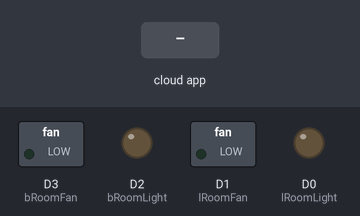
The sketch below on a simulated ESP8266 (NodeMCU). On the bench: switched loads named in the sketch (green lamp = pin HIGH), output pins drawn as LEDs (lit = HIGH). Inputs (shaded band) come from the test bench. WiFi joins after 1.5 s; servers stay silent unless stated; the Firebase database answers and starts empty; what the sketch prints to the serial monitor is not drawn.

Above: at 2.7 s.
2.8 s: the phone or cloud app sets light to 1
At 4.2 s:
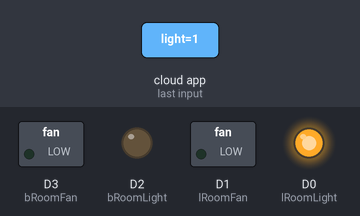
4.5 s: the phone or cloud app sets fan to 1
At 5.8 s:
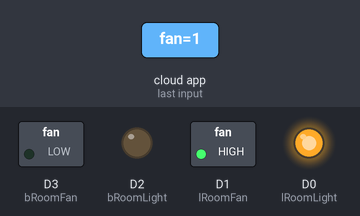
7.0 s: the phone or cloud app sets light to 0
At 8.7 s:
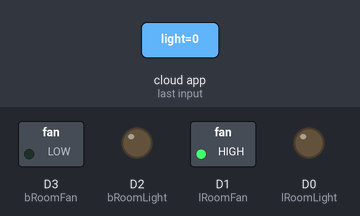
9.1 s: the phone or cloud app sets fan to 1
At 10.1 s:
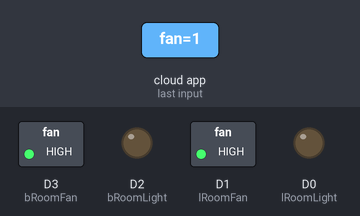
10.9 s: the phone or cloud app sets fan to 0
At 12.4 s:
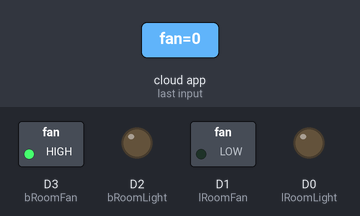
12.7 s: the phone or cloud app sets light to 1
At 14.1 s:
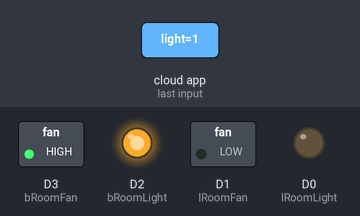
Timing chart, 0 to 15.7 s (numbered marks = the images above; inputs shaded):
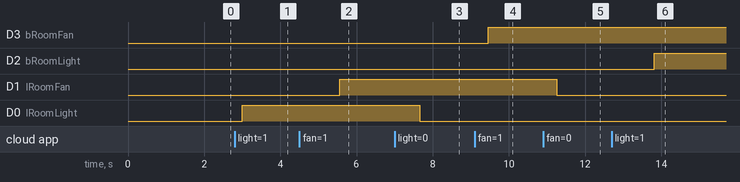

The sketch:

Automation.ino
```cpp
#include <SPI.h>
#include <ESP8266WiFi.h>
#include <FirebaseArduino.h>
#define FIREBASE_HOST "auto-d6b09.firebaseio.com"
#define FIREBASE_AUTH "RClSp44jfCoqnFyludayuXzbBBwpozXFLuWMP8Ev"
#define WIFI_SSID "JioPrimeBoi"
#define WIFI_PASSWORD "kkkkkkkk"

#define lRoomLight D0
#define lRoomFan D1
#define bRoomLight D2
#define bRoomFan D3


void setup() {
  Serial.begin(9600);

  pinMode(lRoomLight, OUTPUT);
  pinMode(bRoomLight, OUTPUT);
  pinMode(lRoomFan, OUTPUT);
  pinMode(bRoomFan, OUTPUT);

  while (!Serial);
  SPI.begin();
  WiFi.begin(WIFI_SSID, WIFI_PASSWORD);
  Serial.print("connecting.......");
  while (WiFi.status() != WL_CONNECTED) {
    Serial.print(".");
    delay(500);
  }
  Serial.println();
  Serial.print("connected!: ");
  Serial.println(WiFi.localIP());

  Firebase.begin(FIREBASE_HOST, FIREBASE_AUTH);
}
void loop() {

  if(Firebase.getString("/home/LivingRoom/light").equals("1")) {
    digitalWrite(lRoomLight,HIGH);
  }

  else if(Firebase.getString("/home/LivingRoom/light").equals("0")) {
    digitalWrite(lRoomLight,LOW);
  }

  if(Firebase.getString("/home/LivingRoom/fan").equals("1")) {
    digitalWrite(lRoomFan,HIGH);
  }

  else if(Firebase.getString("/home/LivingRoom/fan").equals("0")) {
    digitalWrite(lRoomFan,LOW);
  }

  if(Firebase.getString("/home/BedRoom/light").equals("1")) {
    digitalWrite(bRoomLight,HIGH);
  }

  else if(Firebase.getString("/home/BedRoom/light").equals("0")) {
    digitalWrite(bRoomLight,LOW);
  }

  if(Firebase.getString("/home/BedRoom/fan").equals("1")) {
    digitalWrite(bRoomFan,HIGH);
  }

  else if(Firebase.getString("/home/BedRoom/fan").equals("0")) {
    digitalWrite(bRoomFan,LOW);
  }
  if(Firebase.getString("/home/offAll").equals("1")) {
    digitalWrite(lRoomLight,LOW);
    digitalWrite(lRoomFan,LOW);
    digitalWrite(bRoomLight,LOW);
    digitalWrite(bRoomFan,LOW);

    Firebase.setString("/home/BedRoom/light","0");
    Firebase.setString("/home/BedRoom/fan","0");
    Firebase.setString("/home/LivingRoom/light","0");
    Firebase.setString("/home/LivingRoom/fan","0");

    Firebase.setString("/home/offAll","0");
  }

}
```

Measured:
- after the input at 2.8 s, D0 (lRoomLight): LOW → HIGH after 0.20 s
- after the input at 4.5 s, D1 (lRoomFan): LOW → HIGH after 1.1 s
- after the input at 7.0 s, D0 (lRoomLight): HIGH → LOW after 0.66 s
- after the input at 9.1 s, D3 (bRoomFan): LOW → HIGH after 0.36 s
- after the input at 10.9 s, D1 (lRoomFan): HIGH → LOW after 0.36 s
- after the input at 12.7 s, D2 (bRoomLight): LOW → HIGH after 1.1 s
